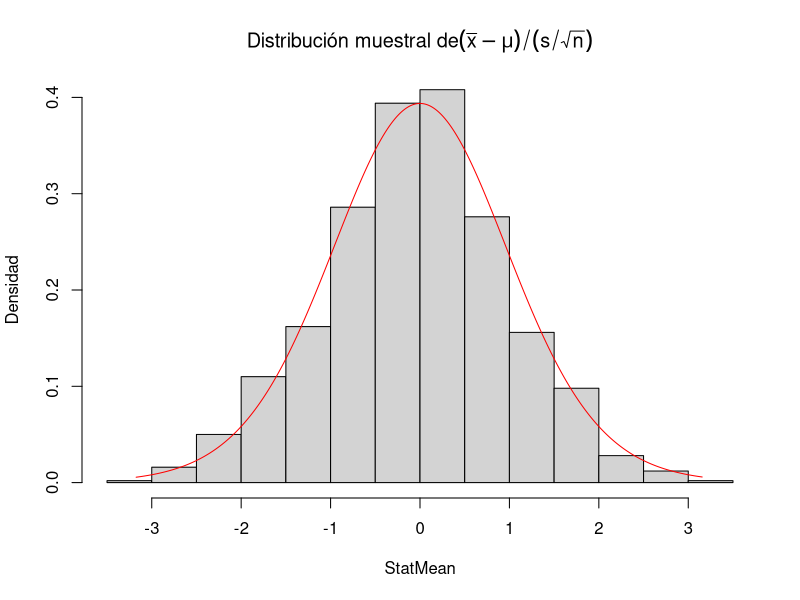
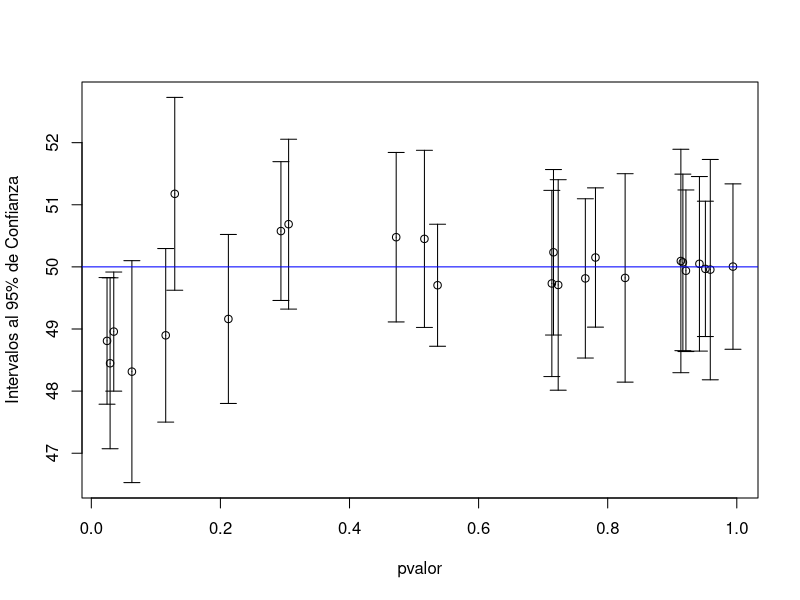

These figures' R source, in order:
## ---- chunk 1
knitr::opts_chunk$set(echo = TRUE)
## ---- chunk 2
n<-20
vmu<-15
vsigma<-1.2
StatMean<-numeric(1000)
for (i in 1:1000){muestra<-
  rnorm(n,vmu,vsigma); 
  StatMean[i]<-(mean(muestra)-vmu)/(sd(muestra)/sqrt(n))}
EjeX2<-seq(min(StatMean),max(StatMean),0.01)
hist(StatMean,ylab = "Densidad", freq = FALSE, ylim = c(0,0.4),
     main = expression(paste("Distribución muestral de" (bar(x)-mu)/(s/sqrt(n)))))
lines(EjeX2,dt(EjeX2,n-1),col="red")
## ---- chunk 3
mu<-50
sigma<-3
n<-20 
m<-25 
pvalor<-rep(NA,m)
resultado1<-rep(NA,m)
resultado2<-rep(NA,m)
medias<-rep(NA,m)
for(i in 1:m)
{
  x<-rnorm(n,mu,sigma)
  medias[i]<-mean(x)
  pvalor[i]<-t.test(x,alternative="two.sided",mu=50)$p.value
  resultado1[i]<-t.test(x,alternative="two.sided",mu=50)$conf.int[1]
  resultado2[i]<-t.test(x,alternative="two.sided",mu=50)$conf.int[2]
}
Resumen<-data.frame(medias, pvalor)
Resumen

## ---- chunk 4
require(plotrix)
plotCI(pvalor, medias, ui=resultado2, li=resultado1,ylab="Intervalos al 95% de Confianza")
abline(h=mu,col="blue")
resultgral<-cbind(pvalor,resultado1,resultado2)
resultgral

cont=0
for (i in 1:m) 
  { if (mu > resultado1[i] && mu < resultado2[i] )
  cont=cont+1
}
cont
cont/25
